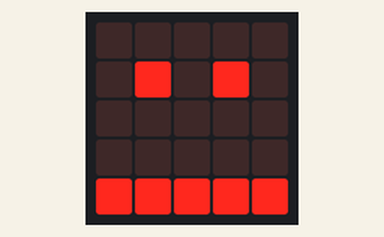
This program was run on a simulated BBC micro:bit (MakeCode). Shown: the board's 5×5 LED display.

Above: at 0.1 s.
At 1.0 s:
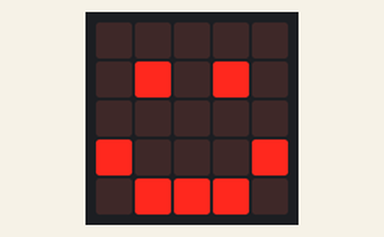

Measured:
- what the display in image 1 shows lasts 0.9 s, from 0.9 s to 1.8 s

The program:

main.ts
```typescript
basic.forever(function () {
    basic.showLeds(`
        . . . . .
        . # . # .
        . . . . .
        . . . . .
        # # # # #
        `)
    basic.pause(500)
    basic.showLeds(`
        . . . . .
        . # . # .
        . . . . .
        # . . . #
        . # # # .
        `)
    basic.pause(500)
})
```

test.ts
```typescript
// 在這裡測試；當此封包作為擴充功能時，將不會編譯此內容。
```
